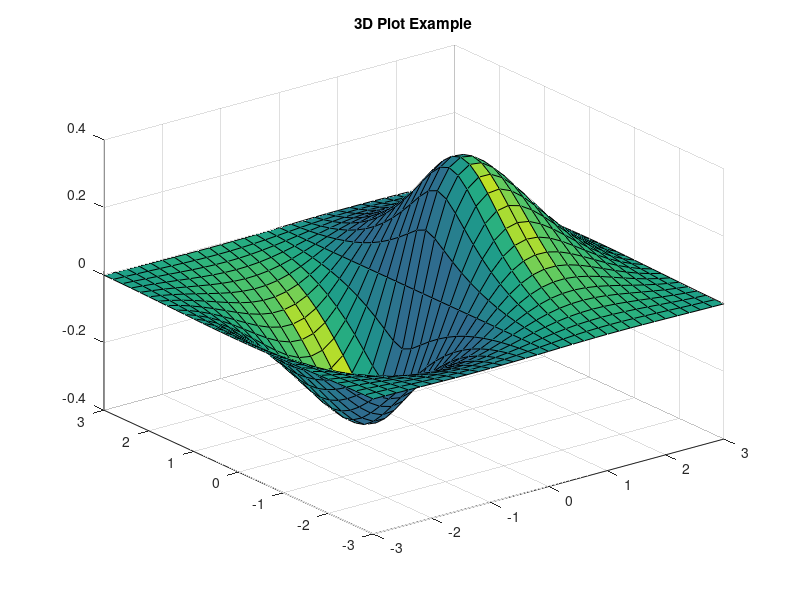

The MATLAB source for this figure:
%3D Plot Example
x=-3:0.2:3;
y=x;
[X, Y]=meshgrid(x, y);
Z= 1.8 .^(-1.5*sqrt (X.^2+Y.^2)).*cos (0.5*Y).*sin(X);
surfl(X, Y, Z);
title ('3D Plot Example')
